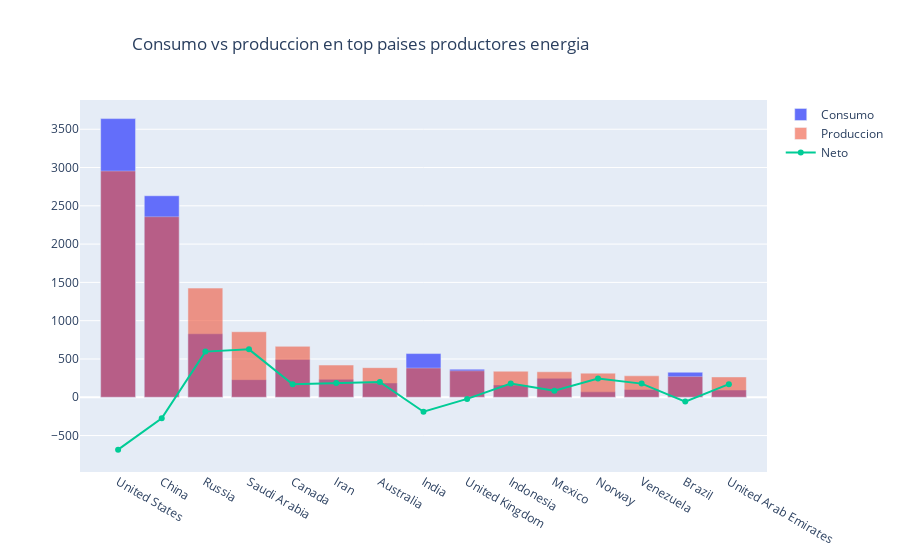

This figure's notebook cell:
### Code cell
fig = make_subplots()
fig.add_trace(go.Bar(x=df_energia['pais'],y=df_energia['energia_cons'],name='Consumo'))
fig.add_trace(go.Bar(x=df_energia['pais'],y=df_energia['energia_produccion'],base='stack',name='Produccion',opacity=0.6))
fig.add_trace(go.Scatter(x=df_energia['pais'],y=df_energia['net_energy'],name='Neto'))
fig.update_layout(go.Layout(
    barmode='overlay'
))
fig.update_layout(title='Consumo vs produccion en top paises productores energia',title_x = 0.4)
fig.show()

### Figure 1 — Plotly figure (JSON) as saved in the notebook; plotly's stock layout.template omitted (floating-point values rounded to 4 significant figures)
{"data": [{"name": "Consumo", "type": "bar", "x": ["United States", "China", "Russia", "Saudi Arabia", "Canada", "Iran", "Australia", "India", "United Kingdom", "Indonesia", "Mexico", "Norway", "Venezuela", "Brazil", "United Arab Emirates"], "y": [3639.0, 2631.0, 829.0, 230.0, 494.0, 234.8, 186.5, 570.5, 366.9, 160.5, 247.5, 70.58, 101.9, 327.1, 94.26]}, {"base": "stack", "name": "Produccion", "opacity": 0.6, "type": "bar", "x": ["United States", "China", "Russia", "Saudi Arabia", "Canada", "Iran", "Australia", "India", "United Kingdom", "Indonesia", "Mexico", "Norway", "Venezuela", "Brazil", "United Arab Emirates"], "y": [2955.0, 2358.0, 1425.0, 855.4, 664.5, 420.4, 386.6, 381.7, 345.4, 339.9, 332.6, 315.0, 280.0, 270.5, 265.4]}, {"name": "Neto", "type": "scatter", "x": ["United States", "China", "Russia", "Saudi Arabia", "Canada", "Iran", "Australia", "India", "United Kingdom", "Indonesia", "Mexico", "Norway", "Venezuela", "Brazil", "United Arab Emirates"], "y": [-684.3, -273.6, 596.2, 625.4, 170.5, 185.6, 200.2, -188.8, -21.54, 179.5, 85.18, 244.5, 178.1, -56.58, 171.2]}], "layout": {"barmode": "overlay", "title": {"text": "Consumo vs produccion en top paises productores energia", "x": 0.4}, "xaxis": {"anchor": "y", "domain": [0, 1]}, "yaxis": {"anchor": "x", "domain": [0, 1]}}}
